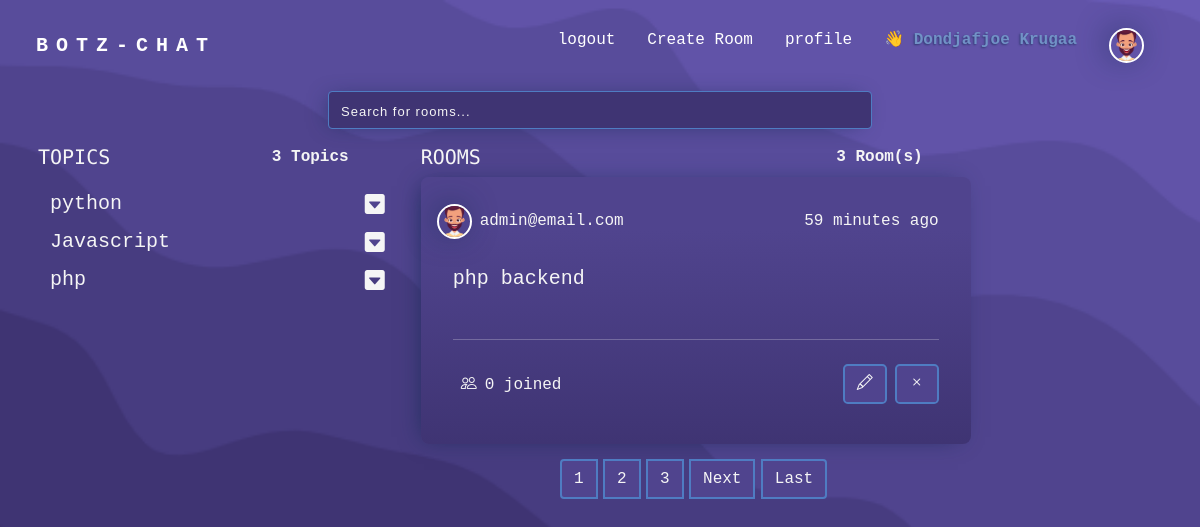
The page / (signed in) on the database its author committed.
### base/models.py (models this page shows, shortened)
class User(AbstractUser):
    username = None
    email = models.EmailField(_("email address"), unique=True)
    avatar = models.ForeignKey(Avatar,on_delete=models.SET_DEFAULT, default="10", null=True, blank=True)
    bio = models.TextField(null=True, blank=True)
    USERNAME_FIELD = 'email'
    REQUIRED_FIELDS = []
    objects = CustomUserManager()

class Avatar(models.Model):
    image = models.ImageField( upload_to='images/' )

class Topic(models.Model):
    name = models.CharField(max_length=250, unique=True)

class Room(models.Model):
    host = models.ForeignKey(User, on_delete=models.SET_NULL, null=True)
    topic = models.ForeignKey(Topic, on_delete=models.SET_NULL, null=True)
    name = models.CharField(max_length=250)
    members =  models.ManyToManyField(User, related_name='members', blank=True)
    description = models.TextField(blank=True, null=True)
    created = models.DateTimeField(auto_now_add=True)
    updated = models.DateTimeField(auto_now=True)
    class Meta:
        ordering = ['-updated', '-created']

### base/views.py (the view)
# urls.py: 2. Add a URL to urlpatterns:  path('', views.home, name='home')
def home(request):
    q = request.GET.get('q') if request.GET.get('q') != None else ''
    topics = Topic.objects.all()[0:5]
    rooms = Room.objects.filter(
        Q(topic__name__icontains=q) |
        Q(name__icontains=q) |
        Q(description__icontains=q) |
        Q(host__first_name__icontains=q)
    )
    p = Paginator(rooms, 1)
    page_number = request.GET.get('page')
    try:
        page_obj = p.get_page(page_number)
    except PageNotAnInteger:
        page_obj = p.page(1)
    context = {'topics': topics, 'rooms': rooms,  'page_obj':page_obj}
    return render (request, 'base/home.html', context)

### base/templates/base/home.html (shortened to what this page needs)
{% extends 'base.html' %}
{% load static %}
  {% block content %}
  {% include 'searchbar.html' %}
<main>
  <div class="container p-2 pt-0">
    <div class=" row">
      <div class="col-lg-4">
        <div class="topic-head">
          <h5 class="text-uppercase fw-1">Topics</h5>
          <span class="pe-5 fw-bold">{{topics.count}} Topics</span>
        </div>
        <ul class="topic-links">
          {% for topic in topics %}
          <li class="fs-5 topic-links"><a href="?q={{topic.name}}">{{topic.name}}</a><i class="bi bi-caret-down-square-fill"></i>
          </li>
          {% endfor %}
        </ul>
      </div>
      <div class="col-lg-6">
        <div class="topic-head">
        <h5 class="text-uppercase">Rooms</h5>
        <span class="pe-5 fw-bold">{{rooms.count}} Room(s)</span>
      </div>
        {% for page in page_obj %}
        <div class="container rooms p-3 mb-2">
          <div class="d-flex flex-row align-self-center">
            <img class="profile-img align-self-center" src="{{ page.host.avatar.image.url }}" alt="img for{{page.host.first_name}}">
            <a href="{%url 'profile' page.host.id %}" class=" p-2 flex-fill align-self-center"><span
              class="profile-email">{{page.host.email}}</span></a>
              <span class="date-time p-3 align-self-center">{{page.updated | timesince}} ago</span>
            </div>
            <div class="p-3">
              <h5><a class="about-room" href="{% url 'room_chat' page.id %}">{{page.name}}</a></h5>
              <hr class="mt-5">
              <div class="d-flex align-items-center justify-content-between">
                <div>
                  <i class="bi bi-people p-2"></i><span>{{ page.members.count }} joined </span>
                </div>
                {% if page.host == request.user %}
                <div class="d-flex align-items-center">
                  <a  id="edit-room" class="page-link m-2" href="{% url 'update_room' page.id %}"><i class=" bi bi-pencil"></i></a>
                  <a id="delete-room" class="page-link" href="{% url 'delete' page.id %}"><i class="bi bi-x"></i></a>
                </div>
                {% endif %}
              </div>
            </div>
          </div>
          {% endfor %}
<nav>
  <ul class="pagination justify-content-center">
      {% for num in page_obj.paginator.page_range %}
          <li class="page-item {% if page_obj.number == num %}active{% endif %}">
              <a class="page-link" href="?page={{ num }}">{{ num }}</a>
          </li>
      {% endfor %}
      {% if page_obj.has_next %}
          <li class="page-item">
              <a class="page-link" href="?page={{ page_obj.next_page_number }}">Next</a>
          </li>
          <li class="page-item">
              <a class="page-link" href="?page={{ page_obj.paginator.num_pages }}">Last</a>
          </li>
      {% endif %}
  </ul>
</nav>
      </div>
    </div>
  </div>
</main>
    {% endblock %}

### templates/navbar.html (shortened to what this page needs)
{% load static %}
<header>
    <nav class="navbar navbar-expand-md navbar-light background">
      <div class="container-xxl">
        <a class="navbar-brand ms-4" href="{%url 'home' %}">
          <span style="letter-spacing: 8px;" class="fw-bold nav-text-color text-uppercase">botz-chat</span>
        </a>
        <div class=" ms-4 collapse navbar-collapse justify-content-end me-4 " id="navbarText">
          <ul class="navbar-nav ">
              {% if user.is_authenticated %}
              <li class="nav-item">
                  <a class="nav-link" href="{% url 'logout' %}">logout</a>
                </li>
                <li class="nav-item">
                    <a class="nav-link" href="{% url 'create_room' %}">Create Room</a>
                </li>
                <li class="nav-item ">
                  <a class="nav-link active " aria-current="page" href="{%url 'profile' request.user.id %}">profile</a>
                </li>
                <li class="nav-item disabled">
                    <a class="nav-link disabled text-capitalize" href="#">👋 <span style="color: #7192c6;
                      text-shadow: -1px 1px 2px rgba(17,41,79,0.59);" class="text-capitalize fw-bold">{{request.user.first_name}} {{request.user.last_name}}</span> </a>
                </li>
            {% endif %}
            {% if user.is_authenticated %}
            <li class="nav-item">
              <a class="nav-link" href="{%url 'profile' request.user.id %}" tabindex="-1" aria-disabled="true"><img class="profile-img align-self-center"
                  src="{{ request.user.avatar.image.url }}" alt="img for{{request.user.first_name}}"></a>
            </li>
            {% endif %}
          </ul>
        </div>
      </div>
    </nav>
  </header>

### static/css/style.css (style rules this page uses)
body { background-image: url('../img/wickedbackground.png'); background-size: cover; background-repeat: no-repeat; background-position: center; background-attachment: fixed; color: whitesmoke; scroll-behavior: smooth; opacity: 0; animation: fadeIn 1s ease-in-out forwards; }
.page-item { margin: 0.2rem !important; }
.page-link { color:whitesmoke !important; background-color: #50448e !important; border: #4f7cc2 solid 2px !important; }
#edit-room, #delete-room { border-radius: 0.3rem !important; }
.nav-text-color { color: #fff !important; }
.navbar-nav .nav-link { color: #fff !important; }
.topic-head { display: flex; justify-content: space-between; }
h3, h4, h5, h6 { font-family: 'Nova Mono', sans-serif; }
ul { padding: 0.25rem; }
li { display: flex; justify-content: space-between; padding: 0; margin: 0.5rem; list-style-type: none; }
a, span { text-decoration: none; color: whitesmoke; font-family: monospace; }
.profile-img { width: 35px ; height: 35px; border-radius: 50%; object-fit: cover; border: 2px solid #fff; box-shadow: -4px -2px 32px -5px rgba(17,41,79,0.83); -webkit-box-shadow: -4px -2px 32px -5px rgba(17,41,79,0.83); -moz-box-shadow: -4px -2px 32px -5px rgba(17,41,79,0.83); }
.rooms { width: 100%; border-radius: 0.5rem; background: #3f3473; background: linear-gradient(90deg,#3f3473 0%, #50448e 80%); background: -webkit-linear-gradient(90deg,#3f3473 0%, #50448e 80%); background: -moz-linear-gradient(90deg,#3f3473 0%, #50448e 80%); box-shadow: -5px 1px 22px -8px rgba(17,41,79,0.8); -webkit-box-shadow: -5px 1px 22px -8px rgba(17,41,79,0.8); -moz-box-shadow: -5px 1px 22px -8px rgba(17,41,79,0.8); }

### rows shown on the page
User: user.first_name "Dondjafjoe", user.last_name "Krugaa", user.avatar.image (picture)
Topic: name "python"
Topic: name "Javascript"
Topic: name "php"
Room: host.avatar.image (picture), host.email "admin@email.com", updated "59 minutes", name "php backend", members.count "0"

### other values the page prints
{{ topics.count }} "3"
{{ rooms.count }} "3"
{{ num }} "1" "2" "3"
